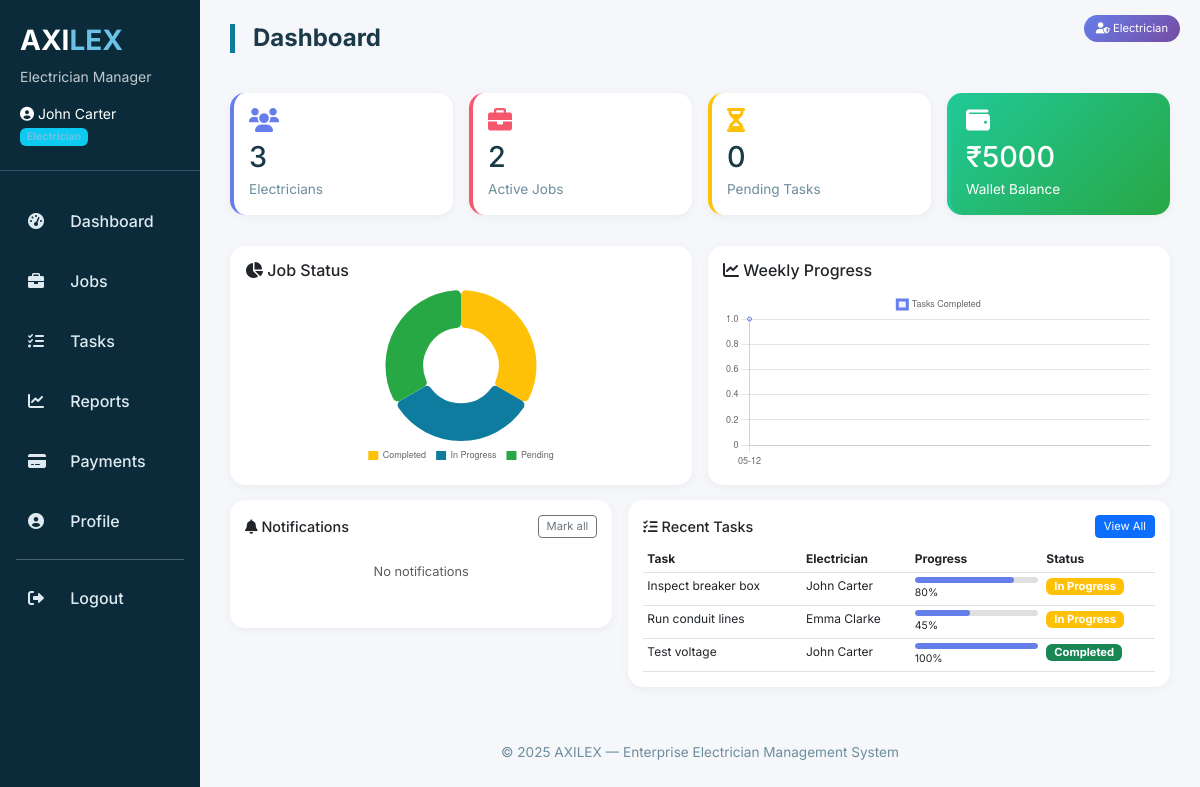
/dashboard (signed in), run on the app's committed database.
### tables this page shows
CREATE TABLE users (
        id INTEGER PRIMARY KEY AUTOINCREMENT,
        name TEXT NOT NULL,
        phone TEXT,
        email TEXT UNIQUE NOT NULL,
        role TEXT NOT NULL DEFAULT 'Electrician',
        password TEXT NOT NULL,
        wallet_balance REAL DEFAULT 0,
        created_at TIMESTAMP DEFAULT CURRENT_TIMESTAMP
    );

CREATE TABLE tasks (
        id INTEGER PRIMARY KEY AUTOINCREMENT,
        task_name TEXT NOT NULL,
        job_id INTEGER,
        electrician_id INTEGER,
        progress INTEGER DEFAULT 0,
        status TEXT DEFAULT 'Pending',
        created_at TIMESTAMP DEFAULT CURRENT_TIMESTAMP,
        FOREIGN KEY (job_id) REFERENCES jobs (id),
        FOREIGN KEY (electrician_id) REFERENCES electricians (id)
    );

CREATE TABLE electricians (
        id INTEGER PRIMARY KEY AUTOINCREMENT,
        name TEXT NOT NULL,
        phone TEXT,
        email TEXT,
        specialization TEXT,
        status TEXT DEFAULT 'Available',
        user_id INTEGER,
        created_at TIMESTAMP DEFAULT CURRENT_TIMESTAMP,
        FOREIGN KEY (user_id) REFERENCES users (id)
    );

### app.py (the view)
@app.route('/dashboard')
@login_required
def dashboard():
    conn = get_db()
    user_role = session['user_role']
    user_id = session['user_id']
    total_electricians = conn.execute("SELECT COUNT(*) as count FROM electricians").fetchone()['count']
    active_jobs = conn.execute("SELECT COUNT(*) as count FROM jobs WHERE status != 'Completed'").fetchone()['count']
    pending_tasks = conn.execute("SELECT COUNT(*) as count FROM tasks WHERE status = 'Pending'").fetchone()['count']
    completed_jobs = conn.execute("SELECT COUNT(*) as count FROM jobs WHERE status = 'Completed'").fetchone()['count']
    user = conn.execute("SELECT wallet_balance FROM users WHERE id=?", (user_id,)).fetchone()
    wallet_balance = user['wallet_balance'] if user else 0
    pending_payments = conn.execute("""
        SELECT COUNT(*) as count FROM payments WHERE status = 'pending' AND to_user_id = ?
    """, (user_id,)).fetchone()['count']
    job_stats = conn.execute("SELECT status, COUNT(*) as count FROM jobs GROUP BY status").fetchall()
    completion_trend = conn.execute("""
        SELECT date(created_at) as date, COUNT(*) as count
        FROM tasks WHERE status = 'Completed'
        AND created_at >= date('now', '-7 days')
        GROUP BY date(created_at)
    """).fetchall()
    notifications = conn.execute("SELECT * FROM notifications WHERE user_id IS NULL OR user_id = ? ORDER BY created_at DESC LIMIT 10", (user_id,)).fetchall()
    unread_count = conn.execute("SELECT COUNT(*) as count FROM notifications WHERE (user_id IS NULL OR user_id = ?) AND is_read=0", (user_id,)).fetchone()['count']
    recent_tasks = conn.execute("""
        SELECT t.*, e.name as electrician_name, j.title as job_title
        FROM tasks t
        LEFT JOIN electricians e ON t.electrician_id = e.id
        LEFT JOIN jobs j ON t.job_id = j.id
        ORDER BY t.created_at DESC LIMIT 5
    """).fetchall()
    conn.close()
    return render_template('dashboard.html',
                         total_electricians=total_electricians,
                         active_jobs=active_jobs,
                         pending_tasks=pending_tasks,
                         completed_jobs=completed_jobs,
                         wallet_balance=wallet_balance,
                         pending_payments=pending_payments,
                         job_stats=[dict(row) for row in job_stats],
                         completion_trend=[dict(row) for row in completion_trend],
                         notifications=notifications,
                         unread_count=unread_count,
                         recent_tasks=recent_tasks,
                         user_role=user_role)

### app.py (called while the page is built)
def login_required(f):
    @wraps(f)
    def decorated_function(*args, **kwargs):
        if 'user_id' not in session:
            flash('Please login to access this page.', 'warning')
            return redirect(url_for('login'))
        return f(*args, **kwargs)
    return decorated_function

def get_db():
    conn = sqlite3.connect('database.db')
    conn.row_factory = sqlite3.Row
    return conn

### frontend/templates/dashboard.html (shortened to what this page needs)
{% extends "base.html" %}
{% block content %}
<div class="role-badge">
    <i class="fas fa-user-shield"></i> {{ user_role }}
</div>
<div class="row mb-3">
    <div class="col-12">
        <h3 class="page-title" style="font-size: 1.5rem;">Dashboard</h3>
    </div>
</div>
<div class="row g-3 mb-3">
    <div class="col-6 col-md-3">
        <div class="stat-card" style="border-left-color: #667eea;" onclick="window.location.href='/electricians'">
            <i class="fas fa-users" style="color: #667eea;"></i>
            <h3>{{ total_electricians }}</h3>
            <p>Electricians</p>
        </div>
    </div>
    <div class="col-6 col-md-3">
        <div class="stat-card" style="border-left-color: #f5576c;" onclick="window.location.href='/jobs'">
            <i class="fas fa-briefcase" style="color: #f5576c;"></i>
            <h3>{{ active_jobs }}</h3>
            <p>Active Jobs</p>
        </div>
    </div>
    <div class="col-6 col-md-3">
        <div class="stat-card" style="border-left-color: #ffc107;" onclick="window.location.href='/tasks'">
            <i class="fas fa-hourglass-half" style="color: #ffc107;"></i>
            <h3>{{ pending_tasks }}</h3>
            <p>Pending Tasks</p>
        </div>
    </div>
    <div class="col-6 col-md-3">
        <div class="stat-card wallet-card" style="border-left-color: #20c997;" onclick="window.location.href='/payments'">
            <i class="fas fa-wallet" style="color: white;"></i>
            <h3>₹{{ "%.0f"|format(wallet_balance) }}</h3>
            <p>Wallet Balance</p>
        </div>
    </div>
</div>
<div class="row g-3">
    <div class="col-md-6">
        <div class="chart-container">
            <h5><i class="fas fa-chart-pie"></i> Job Status</h5>
            <canvas id="jobStatusChart" height="150" class="small-chart"></canvas>
        </div>
    </div>
    <div class="col-md-6">
        <div class="chart-container">
            <h5><i class="fas fa-chart-line"></i> Weekly Progress</h5>
            <canvas id="trendChart" height="150" class="small-chart"></canvas>
        </div>
    </div>
</div>
<div class="row g-3">
    <div class="col-md-5">
        <div class="chart-container" style="max-height: 300px; overflow-y: auto;">
            <div class="d-flex justify-content-between align-items-center mb-2">
                <h5 class="mb-0" style="font-size: 0.9rem;"><i class="fas fa-bell"></i> Notifications
                </h5>
                <button class="btn btn-sm btn-outline-secondary" style="font-size: 0.7rem; padding: 2px 8px;" onclick="markAllRead()">Mark all</button>
            </div>
            <div id="notificationsList">
                {% if notifications|length == 0 %}
                    <p class="text-center text-muted py-3" style="font-size: 0.8rem;">No notifications</p>
                {% endif %}
            </div>
        </div>
    </div>
    <div class="col-md-7">
        <div class="chart-container">
            <div class="d-flex justify-content-between align-items-center mb-2">
                <h5 class="mb-0" style="font-size: 0.9rem;"><i class="fas fa-tasks"></i> Recent Tasks</h5>
                <a href="{{ url_for('tasks') }}" class="btn btn-sm btn-primary" style="font-size: 0.7rem; padding: 2px 8px;">View All</a>
            </div>
            <div class="table-responsive">
                <table class="table table-sm table-hover mb-0">
                    <thead style="font-size: 0.75rem;">
                        <tr>
                            <th>Task</th>
                            <th>Electrician</th>
                            <th>Progress</th>
                            <th>Status</th>
                        </tr>
                    </thead>
                    <tbody class="recent-task-row">
                        {% for task in recent_tasks[:4] %}
                        <tr style="font-size: 0.75rem;">
                            <td>{{ task.task_name[:20] }}{% if task.task_name|length > 20 %}...{% endif %}</td>
                            <td>{{ task.electrician_name or 'Unassigned' }}</td>
                            <td style="min-width: 100px;">
                                <div class="progress-bar-custom">
                                    <div class="progress-fill" style="width: {{ task.progress }}%; background: #667eea;"></div>
                                </div>
                                <small>{{ task.progress }}%</small>
                            </td>
                            <td>
                                <span class="badge badge-sm {% if task.status == 'Completed' %}bg-success{% elif task.status == 'In Progress' %}bg-warning{% else %}bg-secondary{% endif %}">
                                    {{ task.status }}
                                </span>
                            </td>
                        </tr>
                        {% else %}
                        <tr>
                            <td colspan="4" class="text-center">No tasks found</td>
                        </tr>
                        {% endfor %}
                    </tbody>
                </table>
            </div>
        </div>
    </div>
</div>
<script>
// Job Status Chart
const jobStats = {{ job_stats | tojson }};
if(jobStats.length > 0) {
    const ctx1 = document.getElementById('jobStatusChart').getContext('2d');
    new Chart(ctx1, {
        type: 'doughnut',
        data: {
            labels: jobStats.map(j => j.status),
            datasets: [{
                data: jobStats.map(j => j.count),
                backgroundColor: ['#ffc107', '#0e7c9e', '#28a745', '#dc3545'],
                borderWidth: 0,
                borderRadius: 5
            }]
        },
        options: {
            responsive: true,
            maintainAspectRatio: true,
            plugins: {
                legend: { position: 'bottom', labels: { boxWidth: 10, font: { size: 9 } } },
                tooltip: { bodyFont: { size: 10 } }
            }
        }
    });
}
// Weekly Trend Chart
const trendData = {{ completion_trend | tojson }};
const ctx2 = document.getElementById('trendChart').getContext('2d');
if(trendData.length > 0) {
    new Chart(ctx2, {
        type: 'line',
        data: {
            labels: trendData.map(t => t.date?.substring(5) || ''),
            datasets: [{
                label: 'Tasks Completed',
                data: trendData.map(t => t.count),
                borderColor: '#667eea',
                backgroundColor: 'rgba(102, 126, 234, 0.1)',
                tension: 0.3,
                fill: true,
                pointRadius: 2,
                pointHoverRadius: 4
            }]
        },
        options: {
            responsive: true,
            maintainAspectRatio: true,
            plugins: {
                legend: { labels: { boxWidth: 10, font: { size: 9 } } },
                tooltip: { bodyFont: { size: 10 } }
            },
            scales: {
                y: { beginAtZero: true, ticks: { font: { size: 9 } } },
                x: { ticks: { font: { size: 9 } } }
            }
        }
    });
}
function markRead(id) {
    fetch(`/api/notifications/${id}/read`, {method: 'POST'})
    .then(response => response.json())
    .then(data => { if(data.success) location.reload(); });
}
function markAllRead() {
    fetch('/api/notifications/read-all', {method: 'POST'})
    .then(response => response.json())
    .then(data => { if(data.success) location.reload(); });
}
</script>
{% endblock %}

### frontend/templates/base.html (shortened to what this page needs)
<!DOCTYPE html>
<html lang="en">
<head>
    <link rel="stylesheet" href="https://cdnjs.cloudflare.com/ajax/libs/font-awesome/6.0.0-beta3/css/all.min.css">
    <link href="https://cdn.jsdelivr.net/npm/bootstrap@5.3.0-alpha1/dist/css/bootstrap.min.css" rel="stylesheet">
</head>
<body>
    <div class="container-fluid p-0">
        <div class="row g-0">
            <div class="col-md-3 col-lg-2 sidebar">
                <div class="logo-area">
                    <h3>AXI<span>LEX</span></h3>
                    <p class="small mb-0 opacity-75">Electrician Manager</p>
                    {% if session.user_name %}
                        <div class="mt-3 small">
                            <i class="fas fa-user-circle"></i> {{ session.user_name }}
                            <br><span class="badge bg-info mt-1">{{ session.user_role }}</span>
                        </div>
                    {% endif %}
                </div>
                <nav class="nav flex-column">
                    {% if session.user_id %}
                        <a class="nav-link" href="{{ url_for('dashboard') }}"><i class="fas fa-tachometer-alt"></i> Dashboard</a>
                        <a class="nav-link" href="{{ url_for('jobs') }}"><i class="fas fa-briefcase"></i> Jobs</a>
                        <a class="nav-link" href="{{ url_for('tasks') }}"><i class="fas fa-tasks"></i> Tasks</a>
                        <a class="nav-link" href="{{ url_for('reports') }}"><i class="fas fa-chart-line"></i> Reports</a>
                        <a class="nav-link" href="{{ url_for('payments') }}"><i class="fas fa-credit-card"></i> Payments</a>
                        <a class="nav-link" href="{{ url_for('profile') }}"><i class="fas fa-user-circle"></i> Profile</a>
                        <hr class="my-2 mx-3 bg-secondary">
                        <a class="nav-link" href="{{ url_for('logout') }}"><i class="fas fa-sign-out-alt"></i> Logout</a>
                    {% else %}
                        <a class="nav-link" href="{{ url_for('login') }}"><i class="fas fa-sign-in-alt"></i> Login</a>
                        <a class="nav-link" href="{{ url_for('register') }}"><i class="fas fa-user-plus"></i> Register</a>
                    {% endif %}
                </nav>
            </div>
            <div class="col-md-9 col-lg-10 main-content">
                {% block content %}{% endblock %}
                <footer>© 2025 AXILEX — Enterprise Electrician Management System</footer>
            </div>
        </div>
    </div>
</body>
</html>

### frontend/templates/base.html (style rules this page uses)
* { font-family: 'Inter', sans-serif; }
body { background: #f5f7fb; }
.sidebar { background: #0b2b3b; color: white; min-height: 100vh; box-shadow: 2px 0 12px rgba(0,0,0,0.05); }
.sidebar .nav-link { color: #dee9f0; padding: 12px 20px; margin: 6px 8px; border-radius: 12px; font-weight: 500; transition: 0.2s; }
.sidebar .nav-link i { width: 28px; margin-right: 10px; }
.logo-area { padding: 24px 20px; border-bottom: 1px solid #2c5a6b; margin-bottom: 20px; }
.logo-area h3 { font-weight: 700; }
.logo-area span { color: #6bc2e7; }
.main-content { background: #f5f7fb; padding: 24px 30px; min-height: 100vh; }
.page-title { font-weight: 700; color: #1a3a47; margin-bottom: 24px; border-left: 5px solid #0e7c9e; padding-left: 18px; }
footer { text-align: center; margin-top: 40px; color: #6c8d9c; font-size: 0.85rem; }

### frontend/templates/dashboard.html (style rules this page uses)
.stat-card { background: white; border-radius: 15px; padding: 15px; margin-bottom: 15px; box-shadow: 0 2px 10px rgba(0,0,0,0.05); transition: transform 0.2s; border-left: 4px solid; cursor: pointer; }
.stat-card h3 { font-size: 1.8rem; margin: 5px 0; color: #1a3a47; }
.stat-card p { color: #6c8d9c; margin: 0; font-size: 0.85rem; }
.stat-card i { font-size: 1.5rem; }
.chart-container { background: white; border-radius: 15px; padding: 15px; box-shadow: 0 2px 10px rgba(0,0,0,0.05); margin-bottom: 15px; }
.chart-container h5 { font-size: 1rem; margin-bottom: 10px; }
.small-chart { max-height: 180px; }
.progress-bar-custom { height: 6px; background: #e0e0e0; border-radius: 10px; overflow: hidden; }
.progress-fill { height: 100%; border-radius: 10px; transition: width 0.5s; }
.recent-task-row { font-size: 0.85rem; }
.badge-sm { font-size: 0.7rem; padding: 3px 8px; }
.role-badge { position: fixed; top: 15px; right: 20px; background: linear-gradient(135deg, #667eea, #764ba2); color: white; padding: 5px 12px; border-radius: 15px; font-size: 0.7rem; z-index: 1000; }
.wallet-card { background: linear-gradient(135deg, #20c997, #28a745) !important; color: white; }
.wallet-card h3, .wallet-card p, .wallet-card i { color: white !important; }

### data on the page
users: user_role "Electrician", role "Electrician", wallet_balance "5000"
tasks: task_name "Inspect breaker box", name "John Carter", progress "80", status "In Progress"
tasks: task_name "Run conduit lines", name "Emma Clarke", progress "45", status "In Progress"
tasks: task_name "Test voltage", name "John Carter", progress "100", status "Completed"

### other printed values
{{ session.user_name }} "John Carter"
{{ total_electricians }} "3"
{{ active_jobs }} "2"
{{ pending_tasks }} "0"
chart data {{ job_stats | tojson }} [{"count": 1, "status": "Completed"}, {"count": 1, "status": "In Progress"}, {"count": 1, "status": "Pending"}]
chart data {{ completion_trend | tojson }} [{"count": 1, "date": "2026-05-12"}]
